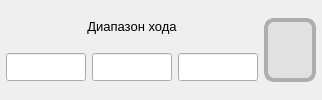
                <widget class="QWidget" name="widget_crossingLimits_range" native="true">
                 <property name="sizePolicy">
                  <sizepolicy hsizetype="Preferred" vsizetype="Preferred">
                   <horstretch>0</horstretch>
                   <verstretch>0</verstretch>
                  </sizepolicy>
                 </property>
                 <layout class="QGridLayout" name="gridLayout_6" columnstretch="0,0,0,0" columnminimumwidth="0,0,0,0">
                  <property name="sizeConstraint">
                   <enum>QLayout::SizeConstraint::SetDefaultConstraint</enum>
                  </property>
                  <property name="leftMargin">
                   <number>6</number>
                  </property>
                  <property name="topMargin">
                   <number>6</number>
                  </property>
                  <property name="rightMargin">
                   <number>6</number>
                  </property>
                  <property name="bottomMargin">
                   <number>6</number>
                  </property>
                  <item row="1" column="0">
                   <widget class="QLineEdit" name="lineEdit_crossingLimits_range_lowerLimit">
                    <property name="enabled">
                     <bool>true</bool>
                    </property>
                    <property name="sizePolicy">
                     <sizepolicy hsizetype="Preferred" vsizetype="Maximum">
                      <horstretch>0</horstretch>
                      <verstretch>0</verstretch>
                     </sizepolicy>
                    </property>
                    <property name="minimumSize">
                     <size>
                      <width>50</width>
                      <height>0</height>
                     </size>
                    </property>
                    <property name="maximumSize">
                     <size>
                      <width>80</width>
                      <height>16777215</height>
                     </size>
                    </property>
                    <property name="font">
                     <font>
                      <family>Segoe UI</family>
                      <pointsize>8</pointsize>
                     </font>
                    </property>
                    <property name="styleSheet">
                     <string notr="true">padding: 5px 5px;</string>
                    </property>
                    <property name="text">
                     <string/>
                    </property>
                    <property name="alignment">
                     <set>Qt::AlignmentFlag::AlignCenter</set>
                    </property>
                    <property name="readOnly">
                     <bool>true</bool>
                    </property>
                   </widget>
                  </item>
                  <item row="1" column="2">
                   <widget class="QLineEdit" name="lineEdit_crossingLimits_range_upperLimit">
                    <property name="enabled">
                     <bool>true</bool>
                    </property>
                    <property name="sizePolicy">
                     <sizepolicy hsizetype="Preferred" vsizetype="Fixed">
                      <horstretch>0</horstretch>
                      <verstretch>0</verstretch>
                     </sizepolicy>
                    </property>
                    <property name="minimumSize">
                     <size>
                      <width>50</width>
                      <height>0</height>
                     </size>
                    </property>
                    <property name="maximumSize">
                     <size>
                      <width>80</width>
                      <height>16777215</height>
                     </size>
                    </property>
                    <property name="font">
                     <font>
                      <family>Segoe UI</family>
                      <pointsize>8</pointsize>
                     </font>
                    </property>
                    <property name="styleSheet">
                     <string notr="true">padding: 5px 5px;</string>
                    </property>
                    <property name="text">
                     <string/>
                    </property>
                    <property name="alignment">
                     <set>Qt::AlignmentFlag::AlignCenter</set>
                    </property>
                    <property name="readOnly">
                     <bool>true</bool>
                    </property>
                   </widget>
                  </item>
                  <item row="0" column="3" rowspan="2">
                   <widget class="QWidget" name="widget_crossingLimits_range_limitStatusIndicator" native="true">
                    <property name="minimumSize">
                     <size>
                      <width>52</width>
                      <height>52</height>
                     </size>
                    </property>
                    <property name="maximumSize">
                     <size>
                      <width>16777215</width>
                      <height>16777215</height>
                     </size>
                    </property>
                    <property name="styleSheet">
                     <string notr="true">background: #E1E1E1;

Border: 4px solid #ADADAD ;
Border-radius: 10px;

</string>
                    </property>
                   </widget>
                  </item>
                  <item row="1" column="1">
                   <widget class="QLineEdit" name="lineEdit_crossingLimits_range_value">
                    <property name="enabled">
                     <bool>true</bool>
                    </property>
                    <property name="sizePolicy">
                     <sizepolicy hsizetype="Preferred" vsizetype="Fixed">
                      <horstretch>0</horstretch>
                      <verstretch>0</verstretch>
                     </sizepolicy>
                    </property>
                    <property name="minimumSize">
                     <size>
                      <width>50</width>
                      <height>0</height>
                     </size>
                    </property>
                    <property name="maximumSize">
                     <size>
                      <width>80</width>
                      <height>16777215</height>
                     </size>
                    </property>
                    <property name="font">
                     <font>
                      <family>Segoe UI</family>
                      <pointsize>8</pointsize>
                     </font>
                    </property>
                    <property name="styleSheet">
                     <string notr="true">padding: 5px 5px;</string>
                    </property>
                    <property name="text">
                     <string/>
                    </property>
                    <property name="alignment">
                     <set>Qt::AlignmentFlag::AlignCenter</set>
                    </property>
                    <property name="readOnly">
                     <bool>true</bool>
                    </property>
                   </widget>
                  </item>
                  <item row="0" column="0" colspan="3">
                   <widget class="QLabel" name="label_crossingLimits_range">
                    <property name="sizePolicy">
                     <sizepolicy hsizetype="Preferred" vsizetype="Maximum">
                      <horstretch>0</horstretch>
                      <verstretch>0</verstretch>
                     </sizepolicy>
                    </property>
                    <property name="font">
                     <font>
                      <family>Segoe UI</family>
                      <pointsize>10</pointsize>
                     </font>
                    </property>
                    <property name="text">
                     <string>Диапазон хода</string>
                    </property>
                    <property name="alignment">
                     <set>Qt::AlignmentFlag::AlignCenter</set>
                    </property>
                   </widget>
                  </item>
                 </layout>
                </widget>
